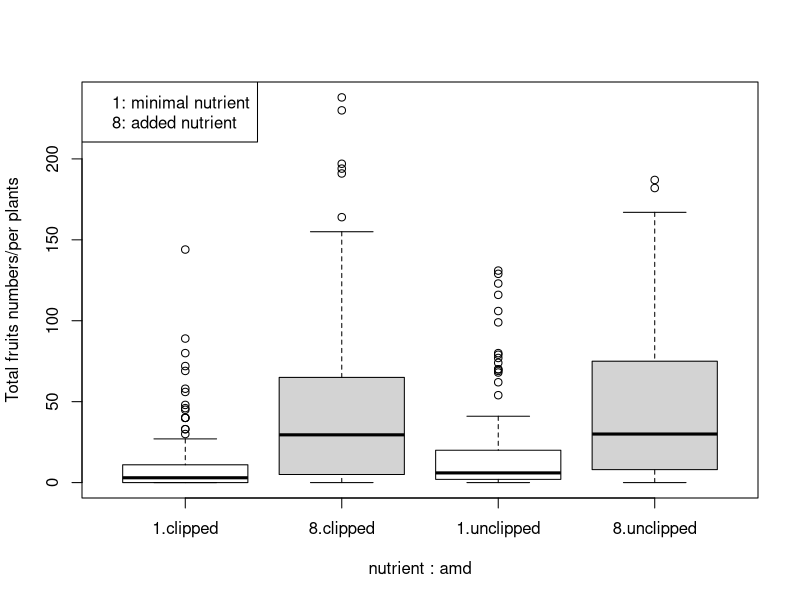
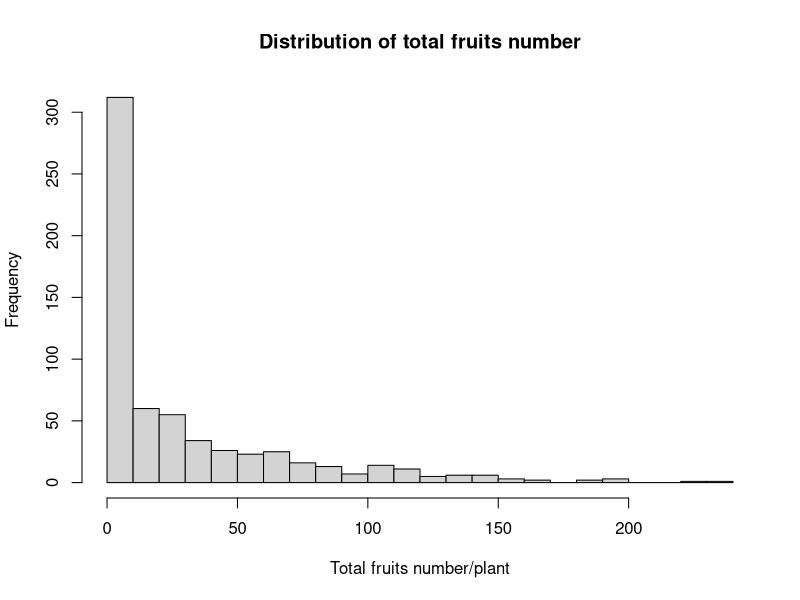

Reproduce these figures in R, in order.
## ---- chunk 1
library(Matrix)
library(lme4)
arabid = read.csv("arabidopsis.csv", header=TRUE)

nutrient = arabid$nutrient #two-levels factor => fixed
amd = arabid$amd #two-levels factor => fixed

gen = arabid$gen #twenty-four-levels factor => random
reg = arabid$reg #three-levels factor => random
popu = arabid$popu #nine-levels factor => random
rack = arabid$rack #two-levels factor => random
status = arabid$status #three-levels factor => random

total.fruits = arabid$total.fruits #discrete variable (response variable)

gen = as.factor(gen)
rack = as.factor(rack)
nutrient = as.factor(nutrient)
## ---- chunk 2
sort(table(arabid[,1]))
## ---- chunk 3
sort(table(arabid[,3]))
## ---- chunk 4
boxplot(total.fruits~nutrient*amd, col=c("white","lightgray"), ylab="Total fruits numbers/per plants")
legend("topleft", legend=c("1: minimal nutrient", "8: added nutrient"))
## ---- chunk 5
pre_model = glm(total.fruits~nutrient*amd, family=poisson)
summary(pre_model)$coefficients
## ---- chunk 6
model = glmer(total.fruits~nutrient*amd+(1|gen)+(1|popu)+(1|rack)+(1|reg)+(1|status), family=poisson)
summary(model)$coefficients
## ---- chunk 7
hist(total.fruits, breaks=20, main="Distribution of total fruits number", xlab="Total fruits number/plant")
## ---- chunk 8
xtabs(~reg+popu)
## ---- chunk 9
xtabs(~popu+gen)
## ---- chunk 10
summary(pre_model)
## ---- chunk 11
summary(model)
